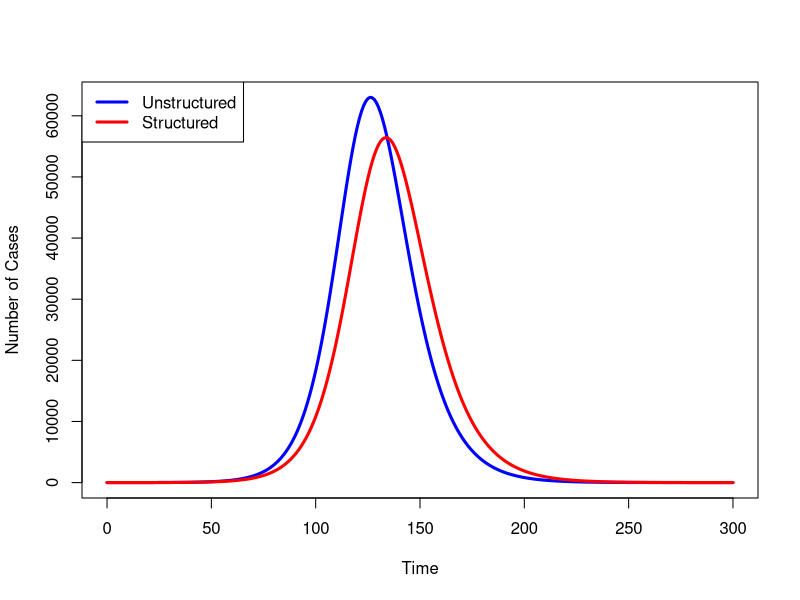
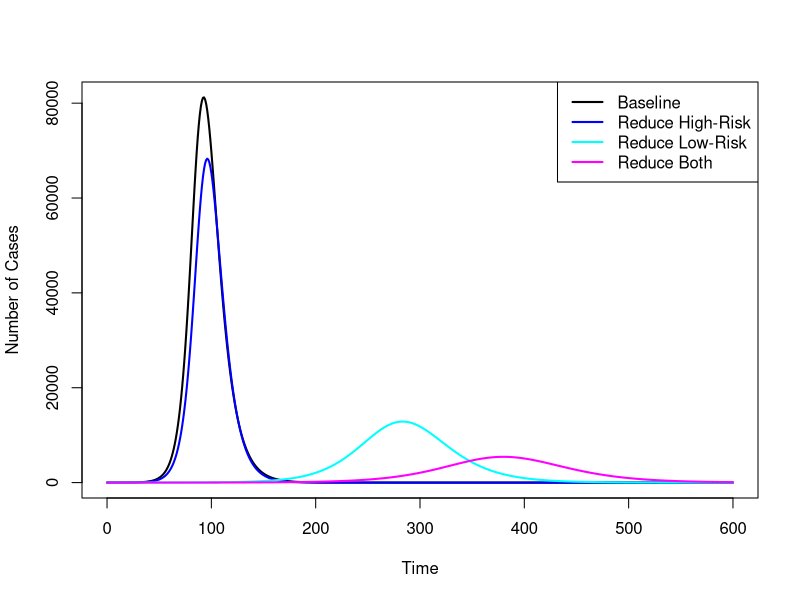
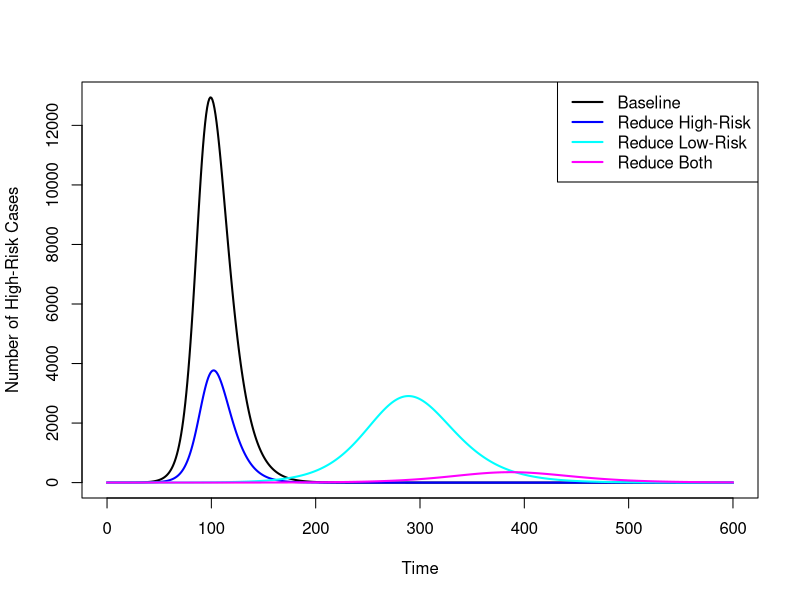

The R script that drew these images, in order:
## ---- chunk 1
knitr::opts_chunk$set(echo = TRUE)
## ---- chunk 2
library(deSolve)

## SIR model
sir <- function(t,x,parms){
  S <- x[1]
  I <- x[2]
  R <- x[3]
  C <- x[4]
  with(as.list(parms),
{
  S.dot <- -beta*S*I/N
  I.dot <- beta*S*I/N - nu*I
  R.dot <- nu*I
  C.dot <- beta*S*I/N              ## cumulative cases
  res <- c(S.dot,I.dot,R.dot,C.dot)
  list(res)
})
}
## SIR model with two subpopulations
hsir <- function(t,x,parms){
    S1 <- x[1]
    I1 <- x[2]
    R1 <- x[3]
    S2 <- x[4]
    I2 <- x[5]
    R2 <- x[6]
    C <- x[7]
    with(as.list(parms),
         {
             S1.dot <- -S1*(beta11*I1 + beta12*I2)/N
             I1.dot <- S1*(beta11*I1 + beta12*I2)/N - nu*I1
             R1.dot <- nu*I1
             S2.dot <- -S2*(beta22*I2 + beta21*I1)/N
             I2.dot <- S2*(beta22*I2 + beta21*I1)/N - nu*I2
             R2.dot <- nu*I2
             C.dot <-  S1*(beta11*I1 + beta12*I2)/N + S2*(beta22*I2 + beta21*I1)/N       ## cumulative cases
             res <- c(S1.dot,I1.dot,R1.dot,S2.dot,I2.dot,R2.dot,C.dot)
             list(res)
         })
}

times <- seq(0,300,1)
N <- 1000000
x0 <- c((N-1)/2,0.5,0,(N-1)/2,0.5,0,1)
parms <- c(N=N, beta11=0.5, beta12=0.15, beta22=0.5, beta21=0.05, nu=1/5)

## ODE evals
stateMatrix <- ode(y=x0, times, hsir, parms)
colnames(stateMatrix) <- c("Time","S1","I1","R1","S2","I2","R2","C")

### Compare to unstructured model
y0 <- c(N-1,1,0,1)
parms0 <- c(N=N, beta=0.3, nu=1/5)
stateMatrix1 <- ode(y=y0, times, sir, parms0)
colnames(stateMatrix1) <- c("Time","S","I","R","C")

## plot epidemic curves
plot(stateMatrix1[,"Time"], stateMatrix1[,"I"], type="l", lwd=3, col="blue",
     xlab="Time", ylab="Number of Cases")
lines(stateMatrix[,"Time"], (stateMatrix[,"I1"] + stateMatrix[,"I2"]), 
      lwd=3, col="red")
legend("topleft", c("Unstructured","Structured"), col=c("blue","red"), lwd=3)
## ---- chunk 3
## R_0 = beta/nu = 1.5
0.3 * 5
## R_0 dominant eigenvalue of G = 2.93
G <- matrix(c(0.5, 0.15, 0.05, 0.5)*5, nr=2, nc=2, byrow=TRUE)
eigen(G)$values
## ---- chunk 4
# baseline from before
parms1 <- c(N=N, beta11=0.5, beta12=0.15, beta22=0.5, beta21=0.05, nu=1/5)
# reduce high-risk contact
## beta21 and beta22 define transmission to group 2 and incorporate
## contact rates along with transmissibility
## reduce these betas by half
parms2 <- c(N=N, beta11=0.5, beta12=0.15, beta22=0.25, beta21=0.025, nu=1/5)
# reduce low-risk contact
# assume we can only reduce by a third
parms3 <- c(N=N, beta11=0.335, beta12=0.1, beta22=0.5, beta21=0.05, nu=1/5)
# reduce both
parms4 <- c(N=N, beta11=0.335, beta12=0.1, beta22=0.25, beta21=0.025, nu=1/5)
z0 <- c(2*(N-1)/3,0.5,0,(N-1)/3,0.5,0,1)
times <- seq(0,600,1)
## ---- chunk 5
## baseline
stateMatrix1 <- ode(y=z0, times, hsir, parms1)
colnames(stateMatrix1) <- c("Time","S1","I1","R1","S2","I2","R2","C")
## reduce high-risk contact
stateMatrix2 <- ode(y=z0, times, hsir, parms2)
colnames(stateMatrix2) <- c("Time","S1","I1","R1","S2","I2","R2","C")
## reduce low-risk contact
stateMatrix3 <- ode(y=z0, times, hsir, parms3)
colnames(stateMatrix3) <- c("Time","S1","I1","R1","S2","I2","R2","C")
## reduce both
stateMatrix4 <- ode(y=z0, times, hsir, parms4)
colnames(stateMatrix4) <- c("Time","S1","I1","R1","S2","I2","R2","C")

## plot epidemic curves
# baseline
plot(stateMatrix1[,"Time"], (stateMatrix1[,"I1"] + stateMatrix1[,"I2"]), 
  type="l", lwd=2, col="black",
  xlab="Time", ylab="Number of Cases")
# reduce high-risk
lines(stateMatrix2[,"Time"], (stateMatrix2[,"I1"] + stateMatrix2[,"I2"]), 
      lwd=2, col="blue")
# reduce low-risk
lines(stateMatrix3[,"Time"], (stateMatrix3[,"I1"] + stateMatrix3[,"I2"]), 
      lwd=2, col="cyan")
# reduce both
lines(stateMatrix4[,"Time"], (stateMatrix4[,"I1"] + stateMatrix4[,"I2"]), 
      lwd=2, col="magenta")
legend("topright", c("Baseline","Reduce High-Risk", "Reduce Low-Risk", "Reduce Both"), col=c("black","blue","cyan","magenta"), lwd=2)
## ---- chunk 6
## plot epidemic curves
# baseline
plot(stateMatrix1[,"Time"], stateMatrix1[,"I2"], 
  type="l", lwd=2, col="black",
  xlab="Time", ylab="Number of High-Risk Cases")
# reduce high-risk
lines(stateMatrix2[,"Time"], stateMatrix2[,"I2"], lwd=2, col="blue")
# reduce low-risk
lines(stateMatrix3[,"Time"], stateMatrix3[,"I2"], lwd=2, col="cyan")
# reduce both
lines(stateMatrix4[,"Time"], stateMatrix4[,"I2"], lwd=2, col="magenta")
legend("topright", c("Baseline","Reduce High-Risk", "Reduce Low-Risk", "Reduce Both"), col=c("black","blue","cyan","magenta"), lwd=2)
